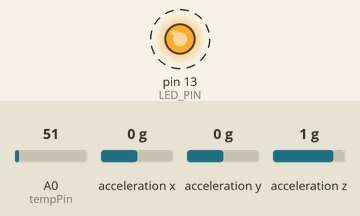
Bench run of a sketch on a simulated Arduino Uno, built for the host (arithmetic inside an expression is 32-bit, double 64-bit). On the bench: output pins drawn as LEDs (lit = HIGH). Dashed ring = blinking. The inputs (shaded band) are chosen by the test bench; at power-on: A0 (tempPin) = 51, acceleration x 0 g, acceleration y 0 g, acceleration z 1 g. WiFi joins after 1.5 s; servers stay silent unless stated; what the sketch prints to the serial monitor is not drawn.

Above: at 1.0 s.
Timing chart, 0 to 5.8 s (numbered marks = the images above):
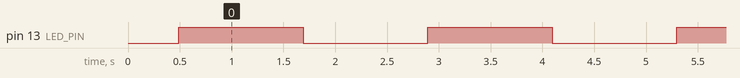

The sketch:

aurdino_code.ino
```cpp
// I2C device class (I2Cdev) demonstration Arduino sketch for ADXL345 class
// 10/7/2011 by Jeff Rowberg <jeff@rowberg.net>
// Updates should (hopefully) always be available at https://github.com/jrowberg/i2cdevlib
//
// Changelog:
//     2011-10-07 - initial release

/* ============================================
I2Cdev device library code is placed under the MIT license
Copyright (c) 2011 Jeff Rowberg

Permission is hereby granted, free of charge, to any person obtaining a copy
of this software and associated documentation files (the "Software"), to deal
in the Software without restriction, including without limitation the rights
to use, copy, modify, merge, publish, distribute, sublicense, and/or sell
copies of the Software, and to permit persons to whom the Software is
furnished to do so, subject to the following conditions:

The above copyright notice and this permission notice shall be included in
all copies or substantial portions of the Software.

THE SOFTWARE IS PROVIDED "AS IS", WITHOUT WARRANTY OF ANY KIND, EXPRESS OR
IMPLIED, INCLUDING BUT NOT LIMITED TO THE WARRANTIES OF MERCHANTABILITY,
FITNESS FOR A PARTICULAR PURPOSE AND NONINFRINGEMENT. IN NO EVENT SHALL THE
AUTHORS OR COPYRIGHT HOLDERS BE LIABLE FOR ANY CLAIM, DAMAGES OR OTHER
LIABILITY, WHETHER IN AN ACTION OF CONTRACT, TORT OR OTHERWISE, ARISING FROM,
OUT OF OR IN CONNECTION WITH THE SOFTWARE OR THE USE OR OTHER DEALINGS IN
THE SOFTWARE.
===============================================
*/

// Arduino Wire library is required if I2Cdev I2CDEV_ARDUINO_WIRE implementation
// is used in I2Cdev.h
#include "Wire.h"
#include <SPI.h>
#include <Ethernet.h>

// I2Cdev and ADXL345 must be installed as libraries, or else the .cpp/.h files
// for both classes must be in the include path of your project
#include "I2Cdev.h"
#include "ADXL345.h"

// class default I2C address is 0x53
// specific I2C addresses may be passed as a parameter here
// ALT low = 0x53 (default for SparkFun 6DOF board)
// ALT high = 0x1D
ADXL345 accel;

int16_t ax1, ay1, ax2,ay2,az,difx,dify;

#define LED_PIN 13 // (Arduino is 13, Teensy is 6)
bool blinkState = false;

//----------------Ethernet Settings--------------------//

byte mac[] = {
  0xDE, 0xAD, 0xBE, 0xEF, 0xFE, 0xED };

// Enter the IP address for Arduino, as mentioned we will use 192.168.0.16
// Be careful to use , insetead of . when you enter the address here
IPAddress ip(10,10,25,18);

int tempPin = 0;  // Analog input pin on Arduino we connected the SIG pin from sensor
int tempReading;  // Here we will place our reading

char server[] = "10.10.25.10"; // IMPORTANT: If you are using XAMPP you will have to find out the IP address of your computer and put it here (it is explained in previous article). If you have a web page, enter its address (ie. "www.yourwebpage.com")

// Initialize the Ethernet server library
EthernetClient client;

//-----------------Ethernet end --------------------------------//

void setup() {
    // join I2C bus (I2Cdev library doesn't do this automatically)


    Wire.begin();

    // initialize serial communication
    // (38400 chosen because it works as well at 8MHz as it does at 16MHz, but
    // it's really up to you depending on your project)
    Serial.begin(9600);
      // start the Ethernet connection
    Ethernet.begin(mac, ip);
    Serial.println("-=-=-=-=-=-=-=-=-=-=-=-=-=-=-=-=-=-=-=-=-=-\n");
    Serial.print("IP Address        : ");
    Serial.println(Ethernet.localIP());
    Serial.print("Subnet Mask       : ");
    Serial.println(Ethernet.subnetMask());
    Serial.print("Default Gateway IP: ");
    Serial.println(Ethernet.gatewayIP());
    Serial.print("DNS Server IP     : ");
    Serial.println(Ethernet.dnsServerIP());

    // initialize device
    Serial.println("Initializing I2C devices...");
    accel.initialize();

    // verify connection
    Serial.println("Testing device connections...");
    Serial.println(accel.testConnection() ? "ADXL345 connection successful" : "ADXL345 connection failed");


    // configure LED for output
    pinMode(LED_PIN, OUTPUT);

    ax1=ay1=ax2=ay2=az=0;

    Serial.println("======Setup end==========");
}

void loop() {
    // read raw accel measurements from device

    Serial.println("=====loop start==========");
    accel.getAcceleration(&ax2, &ay2, &az);

    difx=abs(ax2-ax1); dify=abs(ay2-ay1);
    // display tab-separated accel x/y/z values
    Serial.print("accel:\n");
    Serial.print(ax2); Serial.print("\t");
    Serial.print(ay2); Serial.print("\t");
    Serial.println(az);


    tempReading = (analogRead(tempPin))*500/1023; // Fill the sensorReading with the information from sensor

  // Connect to the server (your computer or web page)
    if (client.connect(server, 80)) {

    Serial.println("connected");
    client.print("GET /JohnDeere/AddEngineTemp.php?tid=1&"); // This
    client.print("temp="); // This
    client.print(tempReading); // And this is what we did in the testing section above. We are making a GET request just like we would from our browser but now with live data from the sensor

    if(ax2>=200 || ay2 >=0 || (difx>=50&&dify>=30))
      client.print("&danger=yes");
    else
      client.print("&danger=no");

    client.println(" HTTP/1.1"); // Part of the GET request
    client.println("Host: 10.10.25.10"); // IMPORTANT: If you are using XAMPP you will have to find out the IP address of your computer and put it here (it is explained in previous article). If you have a web page, enter its address (ie.Host: "www.yourwebpage.com")
    client.println("Connection: close"); // Part of the GET request telling the server that we are over transmitting the message
    client.println(); // Empty line
    client.println(); // Empty line
    client.stop();    // Closing connection to server
    Serial.println("inserted");
  }

  else {
    // If Arduino can't connect to the server (your computer or web page)
    Serial.println("--> connection failed\n");
  }

    // Give the server some time to recieve the data and store it. I used 10 seconds here. Be advised when delaying. If u use a short delay, the server might not capture data because of Arduino transmitting new data too soon.

    // blink LED to indicate activity
    blinkState = !blinkState;
    digitalWrite(LED_PIN, blinkState);
    ax1=ax2; ay1=ay2;
    delay(1000);
}
```

Measured:
- by itself, pin 13 (LED_PIN): alternates HIGH for 1.2 s and LOW for 1.2 s
